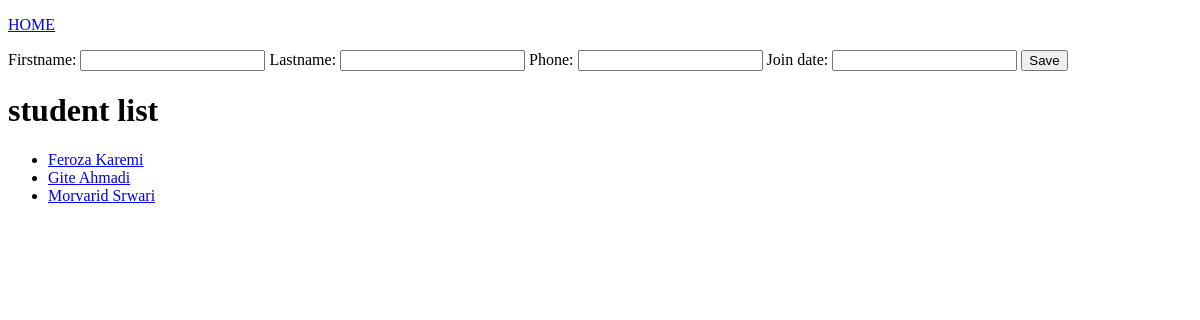
/members/, run on an earlier commit of the app's database.
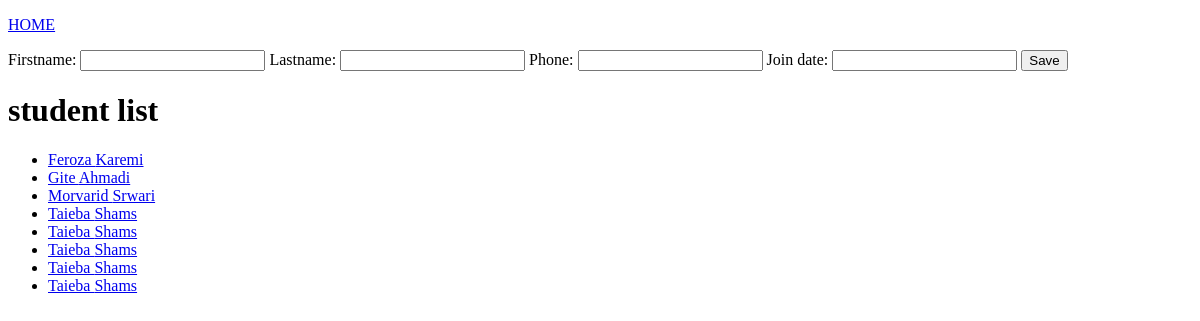
And on a later commit of the database.
### members/models.py (models this page shows)
class Member(models.Model):
  firstname = models.CharField(max_length=255)
  lastname = models.CharField(max_length=255)
  phone = models.IntegerField(null=True)
  join_date = models.DateField(null=True)

### members/views.py (the view)
# urls.py: path('members/', views.members, name='members'),
def members(request):
  form = MemberForm()
  if request.method == 'POST':
    form = MemberForm(request.POST)
    if form.is_valid():
        form.save()
  mymembers = Member.objects.all().values()
  template = loader.get_template('all_members.html')
  context = {
    'mymembers': mymembers,
    'form': form
  }
  return HttpResponse(template.render(context, request))

### members/forms.py
class MemberForm(ModelForm):
    class Meta:
        model = Member
        fields = '__all__'

### members/templates/all_members.html (shortened to what this page needs)
{% extends "master.html" %}
{% block content %}
<p><a href="/">HOME</a></p>
<form
 action="/members/" method="post">
  {{ form }}
  <input type="submit" value="Save">
</form>
  <h1>student list</h1>
  <ul>
    {% for x in mymembers %}
    <li><a href="details/{{ x.id }}">{{ x.firstname }} {{ x.lastname }}</a></li>
    {% endfor %}
  </ul>
  {% endblock %}
  <!-- {% load static %}

### members/templates/master.html (shortened to what this page needs)
<!DOCTYPE html>
<html>
<head>
</head>
<body>
{% block content %}
{% endblock %}
</body>
</html>

What changed in the data, as far as the page shows it:
added Member: firstname "Taieba", lastname "Shams"
added Member: firstname "Taieba", lastname "Shams"
added Member: firstname "Taieba", lastname "Shams"
added Member: firstname "Taieba", lastname "Shams"
added Member: firstname "Taieba", lastname "Shams"
